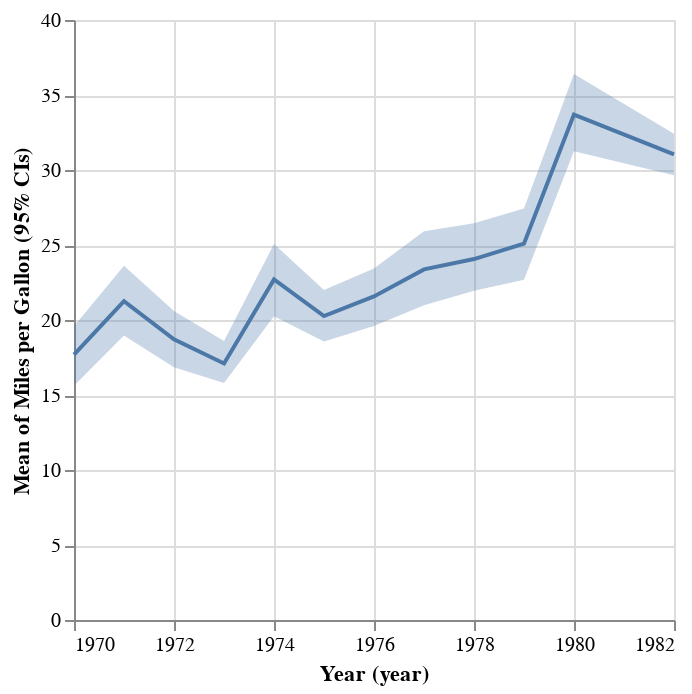

Notebook code for this chart:
### Code cell
dataset("cars") |> @vlplot() +
@vlplot(:area, enc={x={"Year:t",timeUnit=:year},y={"ci0(Miles_per_Gallon):q",axis={title="Mean of Miles per Gallon (95% CIs)"}},y2="ci1(Miles_per_Gallon):q",opacity={value=0.3}}) +
@vlplot(:line,enc={x={"Year:t",timeUnit=:year},y="mean(Miles_per_Gallon):q"})

### Figure 1 — Vega-Lite specification as saved in the notebook (floating-point values rounded to 4 significant figures; data arrays with more than 128 entries replaced by an {"elided": "..."} marker saying what was removed)
{"data": {"values": {"elided": "406 records"}}, "layer": [{"encoding": {"opacity": {"value": 0.3}, "x": {"field": "Year", "timeUnit": "year", "type": "temporal"}, "y": {"aggregate": "ci0", "axis": {"title": "Mean of Miles per Gallon (95% CIs)"}, "field": "Miles_per_Gallon", "type": "quantitative"}, "y2": {"aggregate": "ci1", "field": "Miles_per_Gallon", "type": "quantitative"}}, "mark": "area"}, {"encoding": {"x": {"field": "Year", "timeUnit": "year", "type": "temporal"}, "y": {"aggregate": "mean", "field": "Miles_per_Gallon", "type": "quantitative"}}, "mark": "line"}]}
